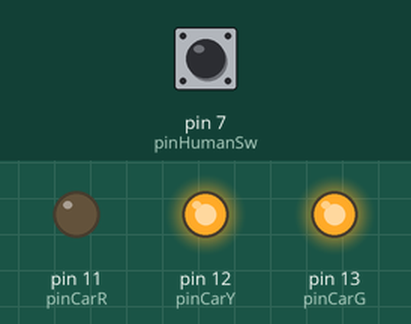
This sketch was run on a simulated Arduino Uno, built with avr-gcc and run on an emulated ATmega328P. Shown: output pins drawn as LEDs (lit = HIGH). Inputs (shaded band) come from the test bench; at power-on: pin 7 (pinHumanSw) HIGH.

Above: at 1.2 s.
1.3 s: pin 7 (pinHumanSw) pulled LOW for 0.15 s
At 2.7 s:
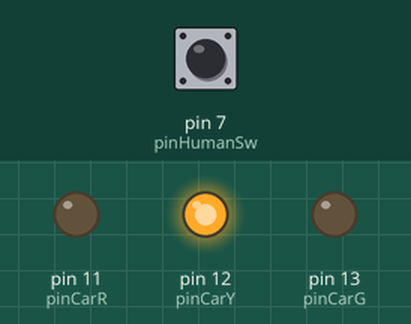
At 5.5 s:
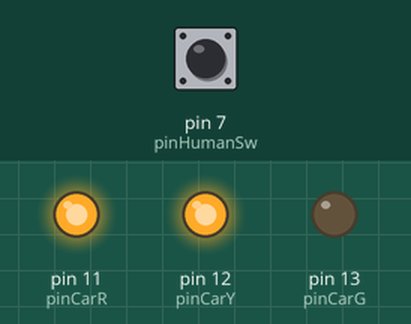
Timing chart, 0 to 12.8 s (numbered marks = the images above; inputs shaded):
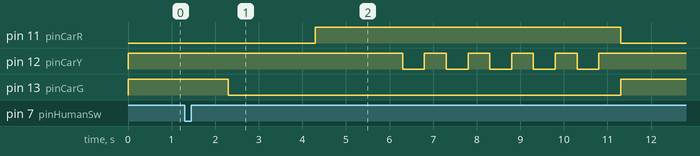

Measured:
- after the input at 1.3 s, pin 11 (pinCarR): LOW → HIGH after 3.0 s instead of 11.7 s; pin 12 (pinCarY): alternates HIGH for 0.50 s and LOW for 0.50 s, 10 changes in all, then stays HIGH, starting after 5.0 s; pin 13 (pinCarG): HIGH → LOW after 1.0 s instead of 9.7 s

The sketch:

Traffic_light.ino
```cpp
#define pinCarG 13
#define pinCarY 12
#define pinCarR 11

#define pinHumanG 12
#define pinHumanR 12

#define pinHumanSw 7
#define TIME_USE_HUMAN 2 // sec

#define BLINK_COUNT 5

unsigned long prevTime;

void setup() {
  // Serial.begin(9600);

  pinMode(pinCarG, OUTPUT);
  pinMode(pinCarY, OUTPUT);
  pinMode(pinCarR, OUTPUT);

  pinMode(pinHumanG, OUTPUT);
  pinMode(pinHumanR, OUTPUT);
  pinMode(pinHumanSw, INPUT_PULLUP);

  // Serial.println("Start Traffic Sign System.");

  initLED();
}

void loop() {
  int sw = digitalRead(pinHumanSw);

  if (sw == 0 && digitalRead(pinCarG) == 1) {
    changeLED();
  } else {
    unsigned long currentTime = millis();
    if (currentTime > prevTime + 10 * 1000) {
      changeLED();
    }
  }

}
void changeLED() {
  Serial.println("Press Switch. wait 3 sec.");
  delay(1000);

  Serial.println("Turn on car yellow led during 3 sec.");

  digitalWrite(pinCarG, LOW);
  digitalWrite(pinCarY, HIGH);
  delay(2000);

  digitalWrite(pinCarY, LOW);
  digitalWrite(pinCarR, HIGH);

  digitalWrite(pinHumanR, LOW);
  digitalWrite(pinHumanG, HIGH);

  delay(TIME_USE_HUMAN * 1000);

  Serial.println("Remain 5 sec using cross line.");

  for (int i = 0; i < BLINK_COUNT; i++) {
    digitalWrite(pinHumanG, LOW);
    delay(500);
    digitalWrite(pinHumanG, HIGH);
    delay(500);

  }
  Serial.println("Reset traffic sign");
  initLED();
}
void initLED() {
  digitalWrite(pinCarG, HIGH);
  digitalWrite(pinCarY, LOW);
  digitalWrite(pinCarR, LOW);

  digitalWrite(pinHumanG, LOW);
  digitalWrite(pinHumanR, HIGH);

  prevTime = millis();
}
```
